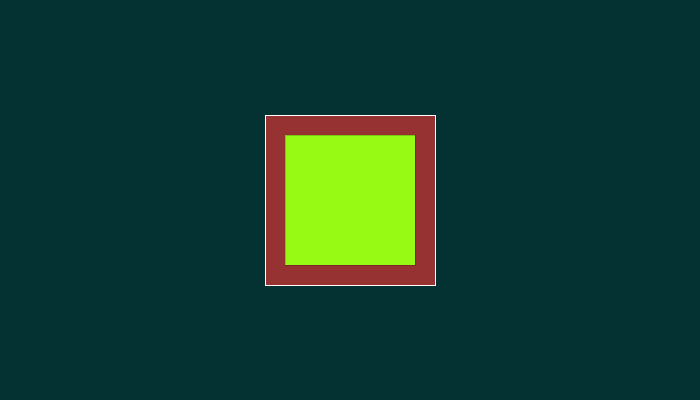
Frame 1 (no input)
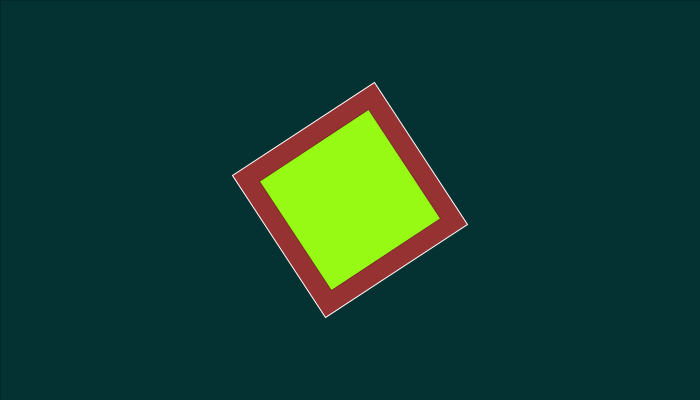
Frame 60 (the mouse pressed at the canvas centre just before this capture)
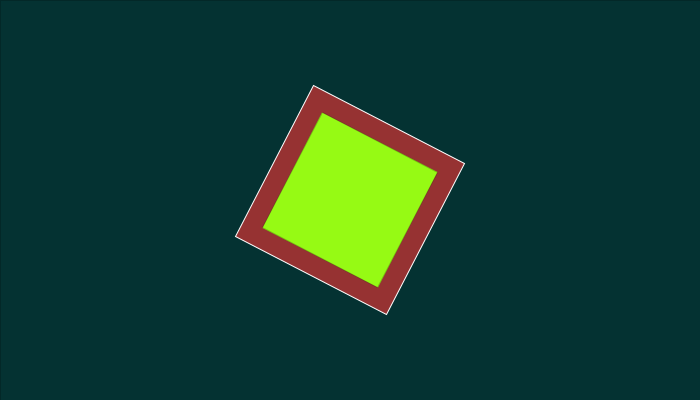
Frame 120 (the mouse held since frame 60 and released just before this capture)

The Processing sketch that drew these frames (run headless with seeded random() and noise(); from frame 60 on, the mouse is pressed at the canvas centre):

// Processing sketch: i2
// ── i2.pde
float d, L, blanco, negro;
float i = 0;
int value = 0;
void setup() {
  size( 700, 400 );
  rectMode( CENTER );
  noStroke();
  smooth();
  frameRate(70); 
}
void mouseClicked() {
  if (value == 0) {
    value = 255;
  } else {
    value = 0;
  }
}
void draw() {
  fill(4, 50, 50);
  rect(width/2, height/2, width, height);
  //borde y relleno del cuadrado
  stroke(#ffffff);
  fill(150, 50, 50);
  //trasladamos el punto 0,0 al centro de la ventana
  translate(width/2, height/2);
  //asignamos el valor de giro
  rotate(i);
  //y dibujamos el cuadrado
  rect(0,0,170, 170);
  //resereamos traslación y giro
  resetMatrix();
  //y repetimos con otro rectángulo
  stroke(0, 50);
  fill(150,250,20);
  translate(width/2, height/2);
  rotate(i);
  rect(0, 0, 130, 130);
  //esto hace que el valor del ángulo aumente a cada ciclo
  i = i + 0.07;
 }
